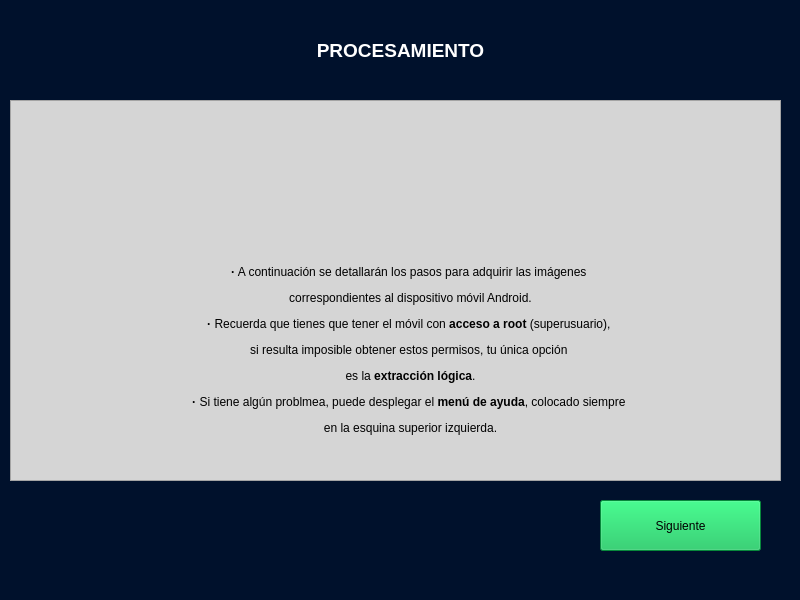
<?xml version="1.0" encoding="UTF-8"?>
<ui version="4.0">
 <class>MainWindow</class>
 <widget class="QMainWindow" name="MainWindow">
  <property name="geometry">
   <rect>
    <x>0</x>
    <y>0</y>
    <width>800</width>
    <height>600</height>
   </rect>
  </property>
  <property name="windowTitle">
   <string>AFA</string>
  </property>
  <property name="styleSheet">
   <string notr="true">background-color: rgb(0, 17, 44);</string>
  </property>
  <widget class="QWidget" name="centralwidget">
   <widget class="QLabel" name="lbl_titulo">
    <property name="geometry">
     <rect>
      <x>260</x>
      <y>20</y>
      <width>281</width>
      <height>61</height>
     </rect>
    </property>
    <property name="text">
     <string>&lt;html&gt;&lt;head/&gt;&lt;body&gt;&lt;p align=&quot;center&quot;&gt;&lt;span style=&quot; font-size:14pt; font-weight:600; color:#ffffff;&quot;&gt;PROCESAMIENTO&lt;/span&gt;&lt;/p&gt;&lt;/body&gt;&lt;/html&gt;</string>
    </property>
   </widget>
   <widget class="QFrame" name="frame">
    <property name="geometry">
     <rect>
      <x>10</x>
      <y>100</y>
      <width>771</width>
      <height>381</height>
     </rect>
    </property>
    <property name="styleSheet">
     <string notr="true">background-color: rgb(213, 213, 213);</string>
    </property>
    <property name="frameShape">
     <enum>QFrame::StyledPanel</enum>
    </property>
    <property name="frameShadow">
     <enum>QFrame::Raised</enum>
    </property>
    <widget class="QLabel" name="label_20">
     <property name="geometry">
      <rect>
       <x>140</x>
       <y>140</y>
       <width>521</width>
       <height>221</height>
      </rect>
     </property>
     <property name="styleSheet">
      <string notr="true"/>
     </property>
     <property name="text">
      <string>&lt;html&gt;&lt;head/&gt;&lt;body&gt;&lt;p align=&quot;center&quot;&gt;&lt;span style=&quot; font-weight:600;&quot;&gt;·&lt;/span&gt; A continuación se detallarán los pasos para adquirir las imágenes &lt;/p&gt;&lt;p align=&quot;center&quot;&gt;correspondientes al dispositivo móvil Android.&lt;/p&gt;&lt;p align=&quot;center&quot;&gt;&lt;span style=&quot; font-weight:600;&quot;&gt;·&lt;/span&gt; Recuerda que tienes que tener el móvil con &lt;span style=&quot; font-weight:600;&quot;&gt;acceso a root &lt;/span&gt;(superusuario), &lt;/p&gt;&lt;p align=&quot;center&quot;&gt;si resulta imposible obtener estos permisos, tu única opción &lt;/p&gt;&lt;p align=&quot;center&quot;&gt;es la &lt;span style=&quot; font-weight:600;&quot;&gt;extracción lógica&lt;/span&gt;.&lt;/p&gt;&lt;p align=&quot;center&quot;&gt;&lt;span style=&quot; font-weight:600;&quot;&gt;· &lt;/span&gt;Si tiene algún problmea, puede desplegar el &lt;span style=&quot; font-weight:600;&quot;&gt;menú de ayuda&lt;/span&gt;, colocado siempre &lt;/p&gt;&lt;p align=&quot;center&quot;&gt;en la esquina superior izquierda.&lt;/p&gt;&lt;/body&gt;&lt;/html&gt;</string>
     </property>
    </widget>
    <widget class="QLabel" name="label_8">
     <property name="geometry">
      <rect>
       <x>350</x>
       <y>40</y>
       <width>100</width>
       <height>100</height>
      </rect>
     </property>
     <property name="styleSheet">
      <string notr="true"/>
     </property>
     <property name="text">
      <string/>
     </property>
     <property name="pixmap">
      <pixmap>iconos/info.png</pixmap>
     </property>
    </widget>
   </widget>
   <widget class="QPushButton" name="bt_siguiente">
    <property name="geometry">
     <rect>
      <x>600</x>
      <y>500</y>
      <width>161</width>
      <height>51</height>
     </rect>
    </property>
    <property name="styleSheet">
     <string notr="true">background-color: rgb(10, 191, 83);</string>
    </property>
    <property name="text">
     <string>Siguiente</string>
    </property>
   </widget>
  </widget>
  <widget class="QMenuBar" name="menubar">
   <property name="geometry">
    <rect>
     <x>0</x>
     <y>0</y>
     <width>800</width>
     <height>20</height>
    </rect>
   </property>
  </widget>
  <widget class="QStatusBar" name="statusbar"/>
 </widget>
 <resources/>
 <connections/>
</ui>
